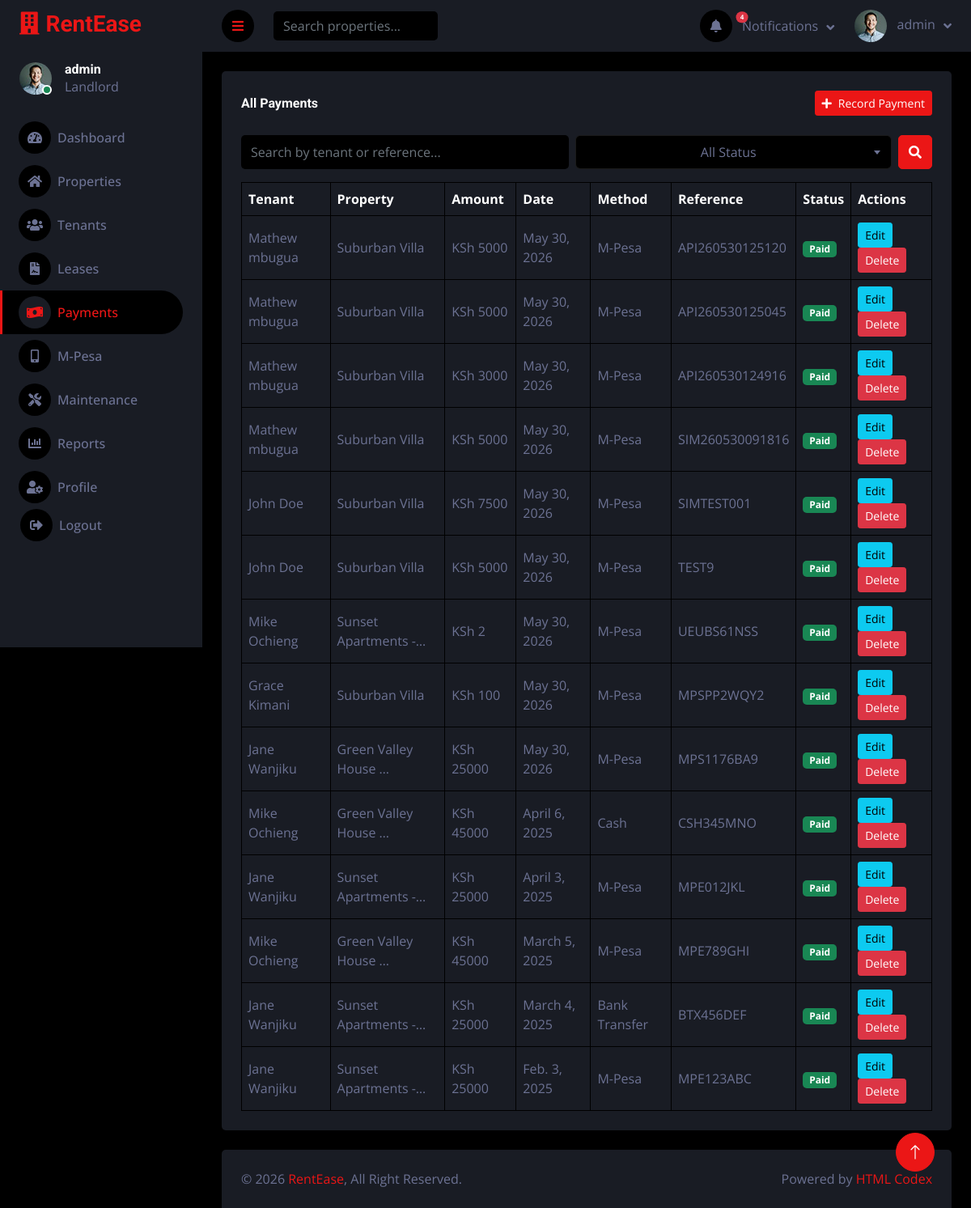
Page /payments/ (signed in) on the earlier database version.
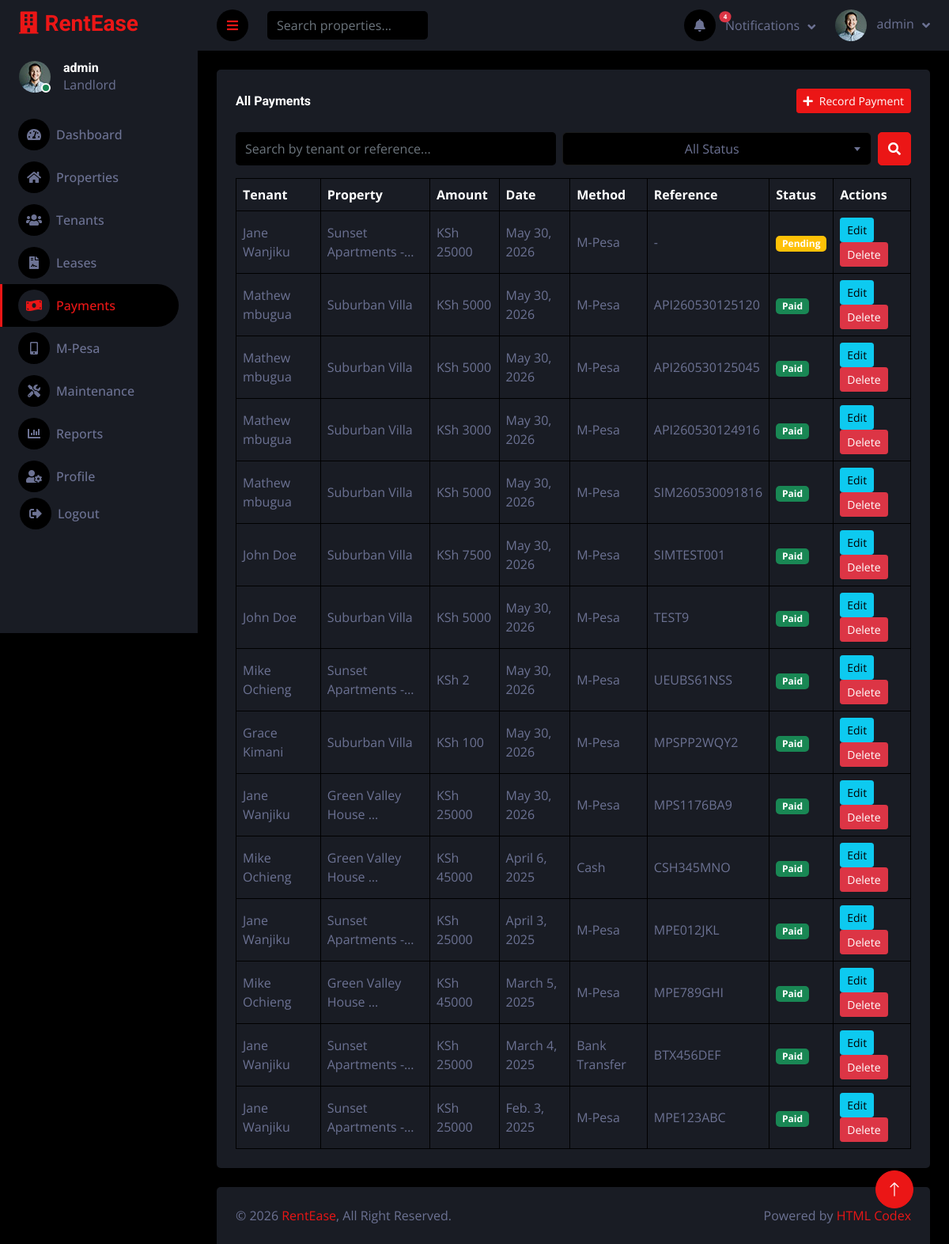
Same page on the later database version.
### core/models.py (models this page shows, shortened)
class Payment(models.Model):
    PAYMENT_METHODS = [
        ('M-Pesa', 'M-Pesa'),
        ('Bank Transfer', 'Bank Transfer'),
        ('Cash', 'Cash'),
        ('Cheque', 'Cheque'),
        ('Other', 'Other'),
    ]
    PAYMENT_TYPES = [
        ('rent', 'Rent'),
        ('deposit', 'Deposit'),
        ('late_fee', 'Late Fee'),
        ('other', 'Other'),
    ]
    STATUS_CHOICES = [
        ('paid', 'Paid'),
        ('partial', 'Partial'),
        ('overdue', 'Overdue'),
        ('pending', 'Pending'),
    ]
    tenant = models.ForeignKey(Tenant, on_delete=models.CASCADE, related_name='payments')
    property = models.ForeignKey(Property, on_delete=models.CASCADE, related_name='payments')
    lease = models.ForeignKey(Lease, on_delete=models.CASCADE, related_name='payments', null=True, blank=True)
    amount = models.DecimalField(max_digits=12, decimal_places=2, validators=[MinValueValidator(0)])
    payment_date = models.DateField()
    due_date = models.DateField()
    method = models.CharField(max_length=50, choices=PAYMENT_METHODS, default='M-Pesa')
    reference = models.CharField(max_length=200, blank=True)
    payment_type = models.CharField(max_length=50, choices=PAYMENT_TYPES, default='rent')
    status = models.CharField(max_length=50, choices=STATUS_CHOICES, default='pending')
    notes = models.TextField(blank=True)
    created_at = models.DateTimeField(auto_now_add=True)
    class Meta:
        ordering = ['-payment_date']

class Tenant(models.Model):
    STATUS_CHOICES = [
        ('active', 'Active'),
        ('inactive', 'Inactive'),
    ]
    name = models.CharField(max_length=200)
    email = models.EmailField(unique=True)
    phone = models.CharField(max_length=50)
    id_number = models.CharField(max_length=100, blank=True)
    emergency_contact = models.CharField(max_length=50, blank=True)
    emergency_name = models.CharField(max_length=200, blank=True)
    address = models.TextField(blank=True)
    occupation = models.CharField(max_length=200, blank=True)
    notes = models.TextField(blank=True)
    status = models.CharField(max_length=50, choices=STATUS_CHOICES, default='active')
    created_at = models.DateTimeField(auto_now_add=True)
    updated_at = models.DateTimeField(auto_now=True)
    class Meta:
        ordering = ['-created_at']

class Property(models.Model):
    PROPERTY_TYPES = [
        ('Apartment', 'Apartment'),
        ('House', 'House'),
        ('Studio', 'Studio'),
        ('Villa', 'Villa'),
        ('Commercial', 'Commercial'),
        ('Other', 'Other'),
    ]
    STATUS_CHOICES = [
        ('occupied', 'Occupied'),
        ('vacant', 'Vacant'),
        ('under_maintenance', 'Under Maintenance'),
    ]
    name = models.CharField(max_length=200)
    property_type = models.CharField(max_length=50, choices=PROPERTY_TYPES, default='Apartment')
    address = models.TextField()
    bedrooms = models.IntegerField(default=1)
    bathrooms = models.IntegerField(default=1)
    size_sqft = models.IntegerField(default=0)
    rent_amount = models.DecimalField(max_digits=12, decimal_places=2, validators=[MinValueValidator(0)])
    deposit = models.DecimalField(max_digits=12, decimal_places=2, validators=[MinValueValidator(0)], default=0)
    status = models.CharField(max_length=50, choices=STATUS_CHOICES, default='vacant')
    description = models.TextField(blank=True)
    created_at = models.DateTimeField(auto_now_add=True)
    updated_at = models.DateTimeField(auto_now=True)
    class Meta:
        ordering = ['-created_at']
        verbose_name_plural = 'Properties'

### core/views.py (the view)
# urls.py: path('payments/', views.payment_list, name='payment_list'),
@login_required
def payment_list(request):
    payments = Payment.objects.all().order_by('-payment_date', '-id')
    query = request.GET.get('q')
    status_filter = request.GET.get('status')
    if query:
        payments = payments.filter(
            Q(tenant__name__icontains=query) | Q(reference__icontains=query)
        )
    if status_filter:
        payments = payments.filter(status=status_filter)
    return render(request, 'core/payments/list.html', {'payments': payments})

### core/context_processors.py (called while the page is built)
def notifications(request):
    if not request.user.is_authenticated:
        return {}
    open_maintenance = Maintenance.objects.filter(
        status__in=['open', 'in_progress']
    ).count()
    overdue_payments = Payment.objects.filter(status='overdue').count()
    thirty_days = date.today() + timedelta(days=30)
    expiring_leases = Lease.objects.filter(
        status='active',
        end_date__lte=thirty_days
    ).count()
    recent_maintenance = Maintenance.objects.filter(
        status__in=['open', 'in_progress']
    ).order_by('-created_at')[:3]
    return {
        'notif_open_maintenance': open_maintenance,
        'notif_overdue_payments': overdue_payments,
        'notif_expiring_leases': expiring_leases,
        'notif_total': open_maintenance + overdue_payments + expiring_leases,
        'notif_recent_maintenance': recent_maintenance,
    }

### core/templates/core/payments/list.html (shortened to what this page needs)
{% extends 'core/base.html' %}
{% block content %}
<div class="container-fluid pt-4 px-4">
    <div class="bg-secondary text-center rounded p-4">
        <div class="d-flex align-items-center justify-content-between mb-4">
            <h6 class="mb-0">All Payments</h6>
            <a href="{% url 'payment_add' %}" class="btn btn-primary btn-sm"><i class="fa fa-plus me-2"></i>Record Payment</a>
        </div>
        <form class="d-flex mb-3 gap-2" method="GET">
            <input class="form-control bg-dark border-0 flex-grow-1" type="search" name="q" placeholder="Search by tenant or reference..." value="{{ request.GET.q }}">
            <button class="btn btn-primary" type="submit"><i class="fa fa-search"></i></button>
        </form>
        <div class="table-responsive">
            <table class="table text-start align-middle table-bordered table-hover mb-0">
                <thead>
                    <tr class="text-white">
                        <th>Tenant</th>
                        <th>Property</th>
                        <th>Amount</th>
                        <th>Date</th>
                        <th>Method</th>
                        <th>Reference</th>
                        <th>Status</th>
                        <th>Actions</th>
                    </tr>
                </thead>
                <tbody>
                    {% for p in payments %}
                    <tr>
                        <td>{{ p.tenant.name }}</td>
                        <td>{{ p.property.name|truncatechars:20 }}</td>
                        <td>KSh {{ p.amount|floatformat:0 }}</td>
                        <td>{{ p.payment_date }}</td>
                        <td>{{ p.method }}</td>
                        <td>{{ p.reference|default:'-' }}</td>
                        <td><span class="badge bg-{% if p.status == 'paid' %}success{% elif p.status == 'overdue' %}danger{% else %}warning{% endif %}">{{ p.get_status_display }}</span></td>
                        <td>
                            <a class="btn btn-sm btn-info" href="{% url 'payment_edit' p.pk %}">Edit</a>
                            <a class="btn btn-sm btn-danger" href="{% url 'payment_delete' p.pk %}" onclick="return confirm('Delete this payment?')">Delete</a>
                        </td>
                    </tr>
                    {% empty %}
                    <tr><td colspan="8" class="text-muted">No payments found</td></tr>
                    {% endfor %}
                </tbody>
            </table>
        </div>
    </div>
</div>
{% endblock %}

### core/templates/core/base.html (shortened to what this page needs)
{% load static %}
<!DOCTYPE html>
<html lang="en">
<head>
    <link href="https://cdnjs.cloudflare.com/ajax/libs/font-awesome/5.10.0/css/all.min.css" rel="stylesheet">
    <link href="https://cdn.jsdelivr.net/npm/bootstrap-icons@1.4.1/font/bootstrap-icons.css" rel="stylesheet">
    <link href="https://cdn.jsdelivr.net/npm/select2@4.1.0-rc.0/dist/css/select2.min.css" rel="stylesheet">
    <link href="{% static 'core/lib/owlcarousel/assets/owl.carousel.min.css' %}" rel="stylesheet">
    <link href="{% static 'core/lib/tempusdominus/css/tempusdominus-bootstrap-4.min.css' %}" rel="stylesheet">
    <link href="{% static 'core/css/bootstrap.min.css' %}" rel="stylesheet">
    <link href="{% static 'core/css/style.css' %}" rel="stylesheet">
</head>
<body>
<div class="container-fluid position-relative d-flex p-0">
    {% include 'core/sidebar.html' %}
    <div class="content">
        {% include 'core/navbar.html' %}
        {% block content %}{% endblock %}
        {% include 'core/footer.html' %}
    </div>
    <a href="#" class="btn btn-lg btn-primary btn-lg-square back-to-top"><i class="bi bi-arrow-up"></i></a>
</div>
</body>
</html>

### core/templates/core/sidebar.html (shortened to what this page needs)
{% load static %}
<div class="sidebar pe-4 pb-3">
    <nav class="navbar bg-secondary navbar-dark">
        <a href="{% url 'dashboard' %}" class="navbar-brand mx-4 mb-3">
            <h3 class="text-primary"><i class="fa fa-building me-2"></i>RentEase</h3>
        </a>
        <div class="d-flex align-items-center ms-4 mb-4">
            <div class="position-relative">
                <img class="rounded-circle" src="{% static 'core/img/user.jpg' %}" alt="" style="width: 40px; height: 40px;">
                <div class="bg-success rounded-circle border border-2 border-white position-absolute end-0 bottom-0 p-1"></div>
            </div>
            <div class="ms-3">
                <h6 class="mb-0">{{ user.get_full_name|default:user.username }}</h6>
                <span>Landlord</span>
            </div>
        </div>
        <div class="navbar-nav w-100">
            <a href="{% url 'dashboard' %}" class="nav-item nav-link {% if request.resolver_match.url_name == 'dashboard' %}active{% endif %}">
                <i class="fa fa-tachometer-alt me-2"></i>Dashboard
            </a>
            <a href="{% url 'property_list' %}" class="nav-item nav-link {% if 'property' in request.resolver_match.url_name %}active{% endif %}">
                <i class="fa fa-home me-2"></i>Properties
            </a>
            <a href="{% url 'tenant_list' %}" class="nav-item nav-link {% if 'tenant' in request.resolver_match.url_name %}active{% endif %}">
                <i class="fa fa-users me-2"></i>Tenants
            </a>
            <a href="{% url 'lease_list' %}" class="nav-item nav-link {% if 'lease' in request.resolver_match.url_name %}active{% endif %}">
                <i class="fa fa-file-contract me-2"></i>Leases
            </a>
            <a href="{% url 'payment_list' %}" class="nav-item nav-link {% if 'payment' in request.resolver_match.url_name %}active{% endif %}">
                <i class="fa fa-money-bill-wave me-2"></i>Payments
            </a>
            <a href="{% url 'mpesa_list' %}" class="nav-item nav-link {% if 'mpesa' in request.resolver_match.url_name %}active{% endif %}">
                <i class="fa fa-mobile-alt me-2"></i>M-Pesa
            </a>
            <a href="{% url 'maintenance_list' %}" class="nav-item nav-link {% if 'maintenance' in request.resolver_match.url_name %}active{% endif %}">
                <i class="fa fa-tools me-2"></i>Maintenance
            </a>
            <a href="{% url 'reports' %}" class="nav-item nav-link {% if request.resolver_match.url_name == 'reports' %}active{% endif %}">
                <i class="fa fa-chart-bar me-2"></i>Reports
            </a>
            <a href="{% url 'profile' %}" class="nav-item nav-link {% if request.resolver_match.url_name == 'profile' %}active{% endif %}">
                <i class="fa fa-user-cog me-2"></i>Profile
            </a>
            <form action="{% url 'logout' %}" method="post" class="d-inline">
                <button type="submit" class="nav-item nav-link btn btn-link text-start border-0 w-100" style="padding: 0 25px;">
                    <i class="fa fa-sign-out-alt me-2"></i>Logout
                </button>
            </form>
        </div>
    </nav>
</div>

### core/templates/core/navbar.html (shortened to what this page needs)
{% load static %}
<nav class="navbar navbar-expand bg-secondary navbar-dark sticky-top px-4 py-0">
    <a href="#" class="sidebar-toggler flex-shrink-0">
        <i class="fa fa-bars"></i>
    </a>
    <form class="d-none d-md-flex ms-4" method="GET" action="{% url 'property_list' %}">
        <input class="form-control bg-dark border-0" type="search" name="q" placeholder="Search properties...">
    </form>
    <div class="navbar-nav align-items-center ms-auto">
        <div class="nav-item dropdown">
            <a href="#" class="nav-link dropdown-toggle" data-bs-toggle="dropdown">
                <span class="position-relative">
                    <i class="fa fa-bell me-lg-2"></i>
                    {% if notif_total > 0 %}
                    <span class="position-absolute top-0 start-100 translate-middle badge rounded-pill bg-danger" style="font-size: 8px;">{{ notif_total }}</span>
                    {% endif %}
                </span>
                <span class="d-none d-lg-inline-flex">Notifications</span>
            </a>
        </div>
        <div class="nav-item dropdown">
            <a href="#" class="nav-link dropdown-toggle" data-bs-toggle="dropdown">
                <img class="rounded-circle me-lg-2" src="{% static 'core/img/user.jpg' %}" alt="" style="width: 40px; height: 40px;">
                <span class="d-none d-lg-inline-flex">{{ user.get_full_name|default:user.username }}</span>
            </a>
        </div>
    </div>
</nav>

### core/templates/core/footer.html
<div class="container-fluid pt-4 px-4">
    <div class="bg-secondary rounded-top p-4">
        <div class="row">
            <div class="col-12 col-sm-6 text-center text-sm-start">
                &copy; {% now 'Y' %} <a href="#">RentEase</a>, All Right Reserved.
            </div>
            <div class="col-12 col-sm-6 text-center text-sm-end">
                Powered by <a href="https://htmlcodex.com">HTML Codex</a>
            </div>
        </div>
    </div>
</div>

### core/static/core/css/style.css (style rules this page uses)
:root { --primary: #EB1616; --secondary: #191C24; --light: #6C7293; --dark: #000000; }
.back-to-top { position: fixed; display: none; right: 45px; bottom: 45px; z-index: 99; }
.btn { transition: .5s; }
.btn-lg-square { width: 48px; height: 48px; }
.btn-square, .btn-sm-square, .btn-lg-square { padding: 0; display: inline-flex; align-items: center; justify-content: center; font-weight: normal; border-radius: 50px; }
.sidebar { position: fixed; top: 0; left: 0; bottom: 0; width: 250px; height: 100vh; overflow-y: auto; background: var(--secondary); transition: 0.5s; z-index: 999; }
.content { margin-left: 250px; min-height: 100vh; background: var(--dark); transition: 0.5s; }
@media (min-width: 992px) { .sidebar { margin-left: 0; } }
@media (min-width: 992px) { .content { width: calc(100% - 250px); } }
.sidebar .navbar .navbar-nav .nav-link { padding: 7px 20px; color: var(--light); font-weight: 500; border-left: 3px solid var(--secondary); border-radius: 0 30px 30px 0; outline: none; }
.sidebar .navbar .navbar-nav .nav-link:hover, .sidebar .navbar .navbar-nav .nav-link.active { color: var(--primary); background: var(--dark); border-color: var(--primary); }
.sidebar .navbar .navbar-nav .nav-link i { width: 40px; height: 40px; display: inline-flex; align-items: center; justify-content: center; background: var(--dark); border-radius: 40px; }
.sidebar .navbar .navbar-nav .nav-link:hover i, .sidebar .navbar .navbar-nav .nav-link.active i { background: var(--secondary); }
.content .navbar .navbar-nav .nav-link { margin-left: 25px; padding: 12px 0; color: var(--light); outline: none; }
.content .navbar .sidebar-toggler, .content .navbar .navbar-nav .nav-link i { width: 40px; height: 40px; display: inline-flex; align-items: center; justify-content: center; background: var(--dark); border-radius: 40px; }
.content .navbar .dropdown-toggle::after { margin-left: 6px; vertical-align: middle; border: none; content: "\f107"; font-family: "Font Awesome 5 Free"; font-weight: 900; transition: .5s; }

Differences in the rows shown:
added Payment: tenant.name "Jane Wanjiku", property.name "Sunset Apartments -…", amount "25000", payment_date "May 30, 2026", method "M-Pesa", reference "-", status "Pending"
